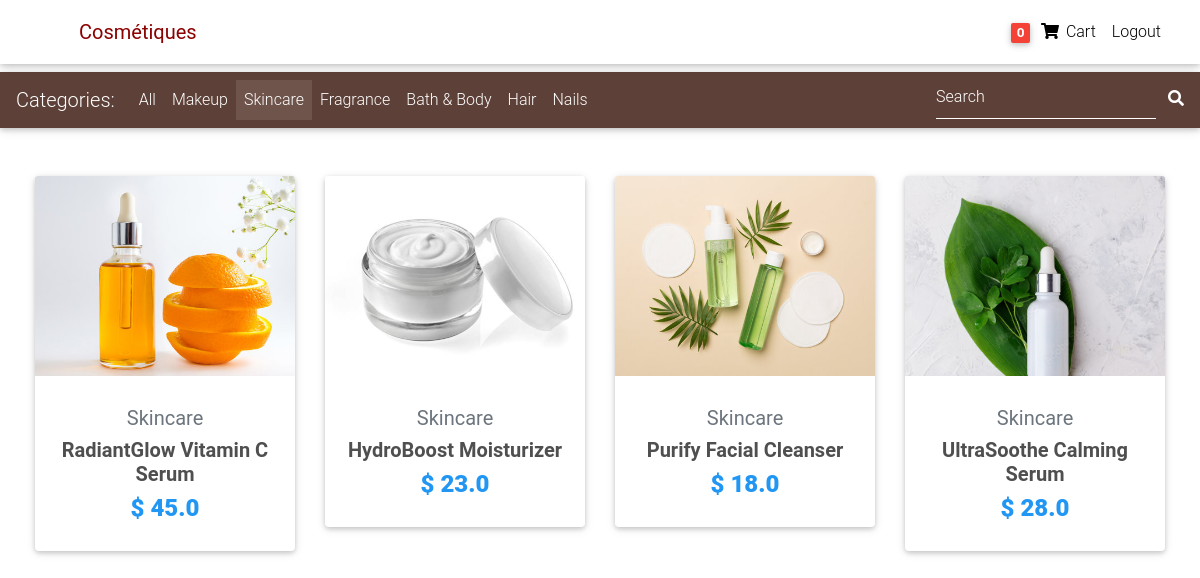
Page /category/S/ (signed in) on the committed database.
### core/models.py (models this page shows, shortened)
class Item(models.Model):
    title = models.CharField(max_length=100)
    price = models.FloatField()
    category = models.CharField(choices=CHATEGORY_CHOICES, max_length=2)
    slug = models.SlugField(max_length=255,default="test-product")
    discount_price = models.FloatField(blank=True, null=True)
    description = models.TextField(default="This is a product description")
    image = models.ImageField(default='default.jpeg')
    additional_info = models.TextField(default="This is an additional information about the product")
    def get_absolute_url(self):
        return reverse("core:product", kwargs={
            'slug': self.slug
        })
    def get_category_display(self):
        return dict(CHATEGORY_CHOICES).get(self.category, "Unknown category")

### core/views.py (the view)
# urls.py: path('category/<category>/',get_category, name='category'),
def get_category(request, category):
    context = {
        'object_list': Item.objects.filter(category=category),
        'categories': CHATEGORY_CHOICES,
        'category': category
    }
    return render(request, 'category.html', context)

### core/templatetags/cart_template_tags.py (called while the page is built)
@register.filter
def cart_item_count(user):
    if user.is_authenticated:
        qs = Order.objects.filter(user=user, ordered=False)
        if qs.exists():
            return qs[0].items.count()
    return 0

### templates/category.html (shortened to what this page needs)
{% extends "base.html" %}
{% block content %}
  <main>
       <nav class="navbar navbar-expand-lg sticky-top navbar-dark mdb-color brown darken-2 mb-5 " >
        <span class="navbar-brand">Categories:</span>
        <div class="collapse navbar-collapse" id="basicExampleNav">
           <ul class="navbar-nav mr-auto">
            <li class="nav-item ">
                <a class="nav-link" href="{% url 'core:'%}">All <span class="sr-only">(current)</span></a>
            </li>
            {% for key, value in categories %}
                <li class="{% if key == category %} nav-item active {% endif %} nav-item">
                    <a class="nav-link" href="{% url 'core:category' key %}">{{ value }}</a>
                </li>
            {% endfor %}
        </ul>
          <form class="form-inline">
            <div class="md-form my-0">
              <input class="form-control mr-sm-2" type="text" placeholder="Search" aria-label="Search" name="search_parameter">
                 <span class="search-label-icon"  style="color: white" onclick="searchFunction()">
                       <i class="fas fa-search "></i>
             </span>
            </div>
          </form>
        </div>
      </nav>
<div style="padding-left: 35px; padding-right: 35px">
      <section class="text-center mb-4">
        <div class="row wow fadeIn">
          {% for item in object_list %}
          <div class="col-lg-3 col-md-6 mb-4">
            <div class="card">
              <div class="view overlay">
                  <img src="{{ item.image.url }}" class="card-img-top">
              </div>
              <div class="card-body text-center">
                  <h5 style="color: #6c757d">{{ item.get_category_display }}</h5>
                <h5>
                  <strong>
                    <a href="{{ item.get_absolute_url }}" class="dark-grey-text">{{ item.title }}
                    </a>
                  </strong>
                </h5>
                <h4 class="font-weight-bold blue-text">
                  <strong>$
                  {% if item.discount_price %}
                  {{ item.discount_price }}
                  {% else %}
                  {{ item.price }}
                  {% endif %}
                  </strong>
                </h4>
              </div>
            </div>
          </div>
          {% endfor %}
        </div>
      </section>
    </main>
{% endblock content %}

### templates/navbar.html (shortened to what this page needs)
{% load cart_template_tags %}
<nav class="navbar fixed-top navbar-expand-lg navbar-light white scrolling-navbar" >
    <div class="container-fluid ml-5">
      <a class="navbar-brand " href="/">
        <strong style="color: darkred">Cosmétiques</strong>
      </a>
      <div class="collapse navbar-collapse" id="navbarSupportedContent">
        <ul class="navbar-nav nav-flex-icons">
          {% if request.user.is_authenticated %}
        <li class="nav-item">
            <a href="{% url 'core:order-summary' %}" class="nav-link waves-effect">
              <span class="badge red z-depth-1 mr-1"> {{ request.user|cart_item_count }} </span>
              <i class="fas fa-shopping-cart"></i>
              <span class="clearfix d-none d-sm-inline-block"> Cart </span>
            </a>
          </li>
          <li class="nav-item">
            <a class="nav-link waves-effect" href="{% url 'account_logout' %}">
              <span class="clearfix d-none d-sm-inline-block"> Logout </span>
            </a>
          </li>
          {% endif %}
        </ul>
      </div>
    </div>
  </nav>

### templates/base.html (style rules this page uses)
html, body, header, .carousel { height: 60vh; }

### templates/category.html (style rules this page uses)
.view.overlay { margin-bottom: 10px; }
.card-img-top { height: 200px; width: 100%; object-fit: cover; }

### rows in the picture
Item: image (picture), category "Skincare", title "RadiantGlow Vitamin C Serum", price "45.0"
Item: image (picture), category "Skincare", title "HydroBoost Moisturizer", discount_price "23.0"
Item: image (picture), category "Skincare", title "Purify Facial Cleanser", price "18.0"
Item: image (picture), category "Skincare", title "UltraSoothe Calming Serum", discount_price "28.0"

### other values in the picture
{{ request.user|cart_item_count }} "0"
{{ value }} "Makeup" "Skincare" "Fragrance" "Bath & Body" "Hair" "Nails"
